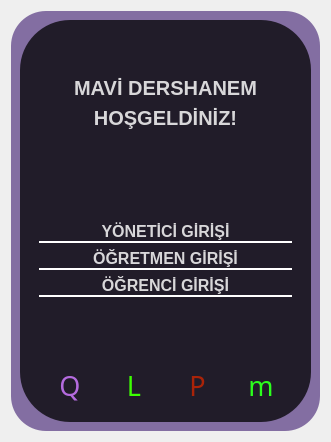
<?xml version="1.0" encoding="UTF-8"?>
<ui version="4.0">
 <class>Form</class>
 <widget class="QWidget" name="Form">
  <property name="geometry">
   <rect>
    <x>0</x>
    <y>0</y>
    <width>331</width>
    <height>442</height>
   </rect>
  </property>
  <property name="windowTitle">
   <string>Form</string>
  </property>
  <layout class="QVBoxLayout" name="verticalLayout">
   <item>
    <widget class="QFrame" name="frame">
     <property name="styleSheet">
      <string notr="true">
border-radius:35px;
background-color: qconicalgradient(cx:0.483051, cy:0.489, angle:0, stop:0 rgba(114, 90, 150, 221));

</string>
     </property>
     <property name="frameShape">
      <enum>QFrame::StyledPanel</enum>
     </property>
     <property name="frameShadow">
      <enum>QFrame::Raised</enum>
     </property>
     <layout class="QVBoxLayout" name="verticalLayout_2">
      <item>
       <widget class="QFrame" name="frame_2">
        <property name="styleSheet">
         <string notr="true">background-color:rgba(0,0,0,190);
border-radius:50px;
</string>
        </property>
        <property name="frameShape">
         <enum>QFrame::StyledPanel</enum>
        </property>
        <property name="frameShadow">
         <enum>QFrame::Raised</enum>
        </property>
        <layout class="QVBoxLayout" name="verticalLayout_6">
         <item>
          <widget class="QFrame" name="frame_4">
           <property name="styleSheet">
            <string notr="true">background-color: qradialgradient(spread:pad, cx:0.5, cy:0.5, radius:0.5, fx:0.5, fy:0.5, stop:0 rgba(255, 255, 255, 0));</string>
           </property>
           <property name="frameShape">
            <enum>QFrame::StyledPanel</enum>
           </property>
           <property name="frameShadow">
            <enum>QFrame::Raised</enum>
           </property>
           <layout class="QVBoxLayout" name="verticalLayout_7">
            <item alignment="Qt::AlignRight|Qt::AlignTop">
             <widget class="QPushButton" name="pushButton">
              <property name="text">
               <string/>
              </property>
              <property name="icon">
               <iconset resource="d.qrc">
                <normaloff>:/img/Hopstarter-Sleek-Xp-Basic-Close.ico</normaloff>:/img/Hopstarter-Sleek-Xp-Basic-Close.ico</iconset>
              </property>
              <property name="iconSize">
               <size>
                <width>25</width>
                <height>25</height>
               </size>
              </property>
             </widget>
            </item>
           </layout>
          </widget>
         </item>
         <item>
          <widget class="QFrame" name="frame_3">
           <property name="sizePolicy">
            <sizepolicy hsizetype="Preferred" vsizetype="Expanding">
             <horstretch>0</horstretch>
             <verstretch>0</verstretch>
            </sizepolicy>
           </property>
           <property name="styleSheet">
            <string notr="true">background-color: qradialgradient(spread:pad, cx:0.5, cy:0.5, radius:0.5, fx:0.5, fy:0.5, stop:0 rgba(255, 255, 255, 0));</string>
           </property>
           <property name="frameShape">
            <enum>QFrame::StyledPanel</enum>
           </property>
           <property name="frameShadow">
            <enum>QFrame::Raised</enum>
           </property>
           <layout class="QVBoxLayout" name="verticalLayout_8">
            <item>
             <layout class="QVBoxLayout" name="verticalLayout_5">
              <item>
               <widget class="QLabel" name="mavi_dershanem">
                <property name="font">
                 <font>
                  <family>MS Shell Dlg 2</family>
                  <pointsize>15</pointsize>
                  <weight>75</weight>
                  <bold>true</bold>
                 </font>
                </property>
                <property name="layoutDirection">
                 <enum>Qt::LeftToRight</enum>
                </property>
                <property name="styleSheet">
                 <string notr="true">color:rgba(255,255,255,210);

background-color: qradialgradient(spread:pad, cx:0.5, cy:0.5, radius:0.5, fx:0.5, fy:0.5, stop:0 rgba(255, 255, 255, 0));</string>
                </property>
                <property name="text">
                 <string>MAVİ DERSHANEM</string>
                </property>
                <property name="alignment">
                 <set>Qt::AlignCenter</set>
                </property>
                <property name="margin">
                 <number>10</number>
                </property>
               </widget>
              </item>
              <item>
               <widget class="QLabel" name="hosgeldiniz">
                <property name="font">
                 <font>
                  <family>MS Shell Dlg 2</family>
                  <pointsize>15</pointsize>
                  <weight>75</weight>
                  <bold>true</bold>
                 </font>
                </property>
                <property name="layoutDirection">
                 <enum>Qt::LeftToRight</enum>
                </property>
                <property name="styleSheet">
                 <string notr="true">color:rgba(255,255,255,210);
background-color: qradialgradient(spread:pad, cx:0.5, cy:0.5, radius:0.5, fx:0.5, fy:0.5, stop:0 rgba(255, 255, 255, 0));</string>
                </property>
                <property name="text">
                 <string>HOŞGELDİNİZ!</string>
                </property>
                <property name="alignment">
                 <set>Qt::AlignCenter</set>
                </property>
                <property name="margin">
                 <number>10</number>
                </property>
               </widget>
              </item>
              <item>
               <spacer name="verticalSpacer">
                <property name="orientation">
                 <enum>Qt::Vertical</enum>
                </property>
                <property name="sizeHint" stdset="0">
                 <size>
                  <width>20</width>
                  <height>40</height>
                 </size>
                </property>
               </spacer>
              </item>
             </layout>
            </item>
            <item>
             <layout class="QVBoxLayout" name="verticalLayout_3">
              <item>
               <widget class="QPushButton" name="yonetici_girisi">
                <property name="font">
                 <font>
                  <pointsize>12</pointsize>
                  <weight>75</weight>
                  <italic>false</italic>
                  <bold>true</bold>
                 </font>
                </property>
                <property name="styleSheet">
                 <string notr="true">#yonetici_girisi{	
   border-bottom:2px solid rgba(255,255,255,255);
	color:rgba(255, 255, 255, 210);
	border-radius:1px;
background-color: qradialgradient(spread:pad, cx:0.5, cy:0.5, radius:0.5, fx:0.5, fy:0.5, stop:0 rgba(255, 255, 255, 0));
}
#yonetici_girisi:hover{	
	background-color: qlineargradient(spread:pad, x1:0, y1:0.505682, x2:1, y2:0.477, stop:0 rgba(114, 90, 150, 221), stop:1 rgba(105, 118, 132, 226));
}
#yonetici_girisi:pressed{	
	padding-left:5px;
	padding-top:5px;
	background-color:rgba(105, 118, 132, 200);
}
</string>
                </property>
                <property name="text">
                 <string>YÖNETİCİ GİRİŞİ</string>
                </property>
               </widget>
              </item>
              <item>
               <widget class="QPushButton" name="ogretmen_girisi">
                <property name="font">
                 <font>
                  <pointsize>12</pointsize>
                  <weight>75</weight>
                  <italic>false</italic>
                  <bold>true</bold>
                 </font>
                </property>
                <property name="styleSheet">
                 <string notr="true">#ogretmen_girisi{	
   border-bottom:2px solid rgba(255,255,255,255);
	color:rgba(255, 255, 255, 210);
	border-radius:1px;
background-color: qradialgradient(spread:pad, cx:0.5, cy:0.5, radius:0.5, fx:0.5, fy:0.5, stop:0 rgba(255, 255, 255, 0));
}
#ogretmen_girisi:hover{	
	background-color: qlineargradient(spread:pad, x1:0, y1:0.505682, x2:1, y2:0.477, stop:0 rgba(114, 90, 150, 221), stop:1 rgba(105, 118, 132, 226));
}
#ogretmen_girisi:pressed{	
	padding-left:5px;
	padding-top:5px;
	background-color:rgba(105, 118, 132, 200);
}</string>
                </property>
                <property name="text">
                 <string>ÖĞRETMEN GİRİŞİ</string>
                </property>
               </widget>
              </item>
              <item>
               <widget class="QPushButton" name="ogrenci_girisi">
                <property name="font">
                 <font>
                  <pointsize>12</pointsize>
                  <weight>75</weight>
                  <italic>false</italic>
                  <bold>true</bold>
                 </font>
                </property>
                <property name="styleSheet">
                 <string notr="true">#ogrenci_girisi{	
   border-bottom:2px solid rgba(255,255,255,255);
	color:rgba(255, 255, 255, 210);
	border-radius:1px;
background-color: qradialgradient(spread:pad, cx:0.5, cy:0.5, radius:0.5, fx:0.5, fy:0.5, stop:0 rgba(255, 255, 255, 0));
}
#ogrenci_girisi:hover{	
	background-color: qlineargradient(spread:pad, x1:0, y1:0.505682, x2:1, y2:0.477, stop:0 rgba(114, 90, 150, 221), stop:1 rgba(105, 118, 132, 226));
}
#ogrenci_girisi:pressed{	
	padding-left:5px;
	padding-top:5px;
	background-color:rgba(105, 118, 132, 200);
}</string>
                </property>
                <property name="text">
                 <string>ÖĞRENCİ GİRİŞİ</string>
                </property>
               </widget>
              </item>
              <item>
               <spacer name="verticalSpacer_2">
                <property name="orientation">
                 <enum>Qt::Vertical</enum>
                </property>
                <property name="sizeHint" stdset="0">
                 <size>
                  <width>20</width>
                  <height>40</height>
                 </size>
                </property>
               </spacer>
              </item>
             </layout>
            </item>
            <item>
             <layout class="QHBoxLayout" name="horizontalLayout_2">
              <property name="spacing">
               <number>0</number>
              </property>
              <item>
               <widget class="QPushButton" name="i_icon">
                <property name="font">
                 <font>
                  <family>Social Media Circled</family>
                  <pointsize>20</pointsize>
                 </font>
                </property>
                <property name="styleSheet">
                 <string notr="true">color: rgb(181, 107, 223);
border-radius:12px;
background-color: qradialgradient(spread:pad, cx:0.5, cy:0.5, radius:0.5, fx:0.5, fy:0.5, stop:0 rgba(255, 255, 255, 0));</string>
                </property>
                <property name="text">
                 <string>Q</string>
                </property>
               </widget>
              </item>
              <item>
               <widget class="QPushButton" name="w_icon">
                <property name="font">
                 <font>
                  <family>Social Media Circled</family>
                  <pointsize>20</pointsize>
                 </font>
                </property>
                <property name="styleSheet">
                 <string notr="true">color: rgb(60, 255, 1);
border-radius:12px;
background-color: qradialgradient(spread:pad, cx:0.5, cy:0.5, radius:0.5, fx:0.5, fy:0.5, stop:0 rgba(255, 255, 255, 0));</string>
                </property>
                <property name="text">
                 <string>L</string>
                </property>
               </widget>
              </item>
              <item>
               <widget class="QPushButton" name="y_icon">
                <property name="font">
                 <font>
                  <family>Social Media Circled</family>
                  <pointsize>20</pointsize>
                 </font>
                </property>
                <property name="styleSheet">
                 <string notr="true">color: rgb(170, 35, 8);
border-radius:12px;
background-color: qradialgradient(spread:pad, cx:0.5, cy:0.5, radius:0.5, fx:0.5, fy:0.5, stop:0 rgba(255, 255, 255, 0));</string>
                </property>
                <property name="text">
                 <string>P</string>
                </property>
               </widget>
              </item>
              <item>
               <widget class="QPushButton" name="t_icon">
                <property name="font">
                 <font>
                  <family>Social Media Circled</family>
                  <pointsize>20</pointsize>
                 </font>
                </property>
                <property name="styleSheet">
                 <string notr="true">color: rgb(43, 255, 28);
border-radius: 12px;
background-color: qradialgradient(spread:pad, cx:0.5, cy:0.5, radius:0.5, fx:0.5, fy:0.5, stop:0 rgba(255, 255, 255, 0));</string>
                </property>
                <property name="text">
                 <string>m</string>
                </property>
               </widget>
              </item>
             </layout>
            </item>
           </layout>
          </widget>
         </item>
        </layout>
       </widget>
      </item>
     </layout>
    </widget>
   </item>
  </layout>
 </widget>
 <resources>
  <include location="d.qrc"/>
 </resources>
 <connections/>
</ui>
